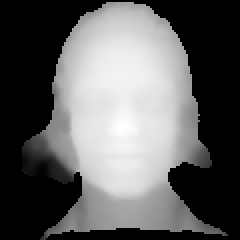
#> input picture 2440_120x120.pbm, 120 x 120 px (shown 2 times larger)
$ python Segmentation.py 2440_120x120.pbm
#> lines starting #> are read from the running program, lines starting #| are printed output that depends on the picture
#https://www.youtube.com/watch?v=_gfNpJmWIug

import cv2, sys
import numpy as np

def kmeans(img, k):
	Z = img.reshape((-1,3))
	Z = np.float32(Z)
	criteria = (cv2.TERM_CRITERIA_EPS + cv2.TERM_CRITERIA_MAX_ITER, 10, 1.0)
	ret,label,center=cv2.kmeans(Z,K,None,criteria,10,cv2.KMEANS_RANDOM_CENTERS)
	center = np.uint8(center)
	res = center[label.flatten()]
	res2 = res.reshape((img.shape))
	return res2

if __name__ == "__main__":
	img = cv2.imread(str(sys.argv[1]), 0)
#> img is the input picture: shape (120, 120); min 0, max 255, mean 96.1
	wout = 300
	hout = 300
	mimg = cv2.medianBlur(img, 5)
	res = cv2.resize(mimg, (wout, hout) , interpolation = cv2.INTER_CUBIC)
	cv2.imshow("median", mimg)
	#mimg2 = cv2.medianBlur(mimg, 5)
	cv2.imshow("resize", res)
	K = 3
	km = kmeans(res, K)
#> in kmeans, `ret,label,center=cv2.kmeans(Z,K,None,criteria,10,cv2.KMEANS_RANDOM_CEN..`: ret = 26238104.4; center = [[146.3, 147.2, 146.7], [3.38, 3.03, 3.23], [221.1, 221.1, 221.1]]
#> in kmeans, `center = np.uint8(center)`: center = [[146, 147, 146], [3, 3, 3], [221, 221, 221]]
#> in kmeans, `res2 = res.reshape((img.shape))`:
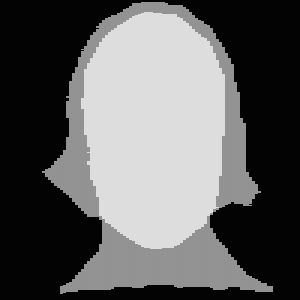
#> res2: shape (300, 300); min 3, max 221, mean 96
	cv2.imshow("kmeans", km)
	cv2.waitKey(0)
	cv2.destroyAllWindows()
